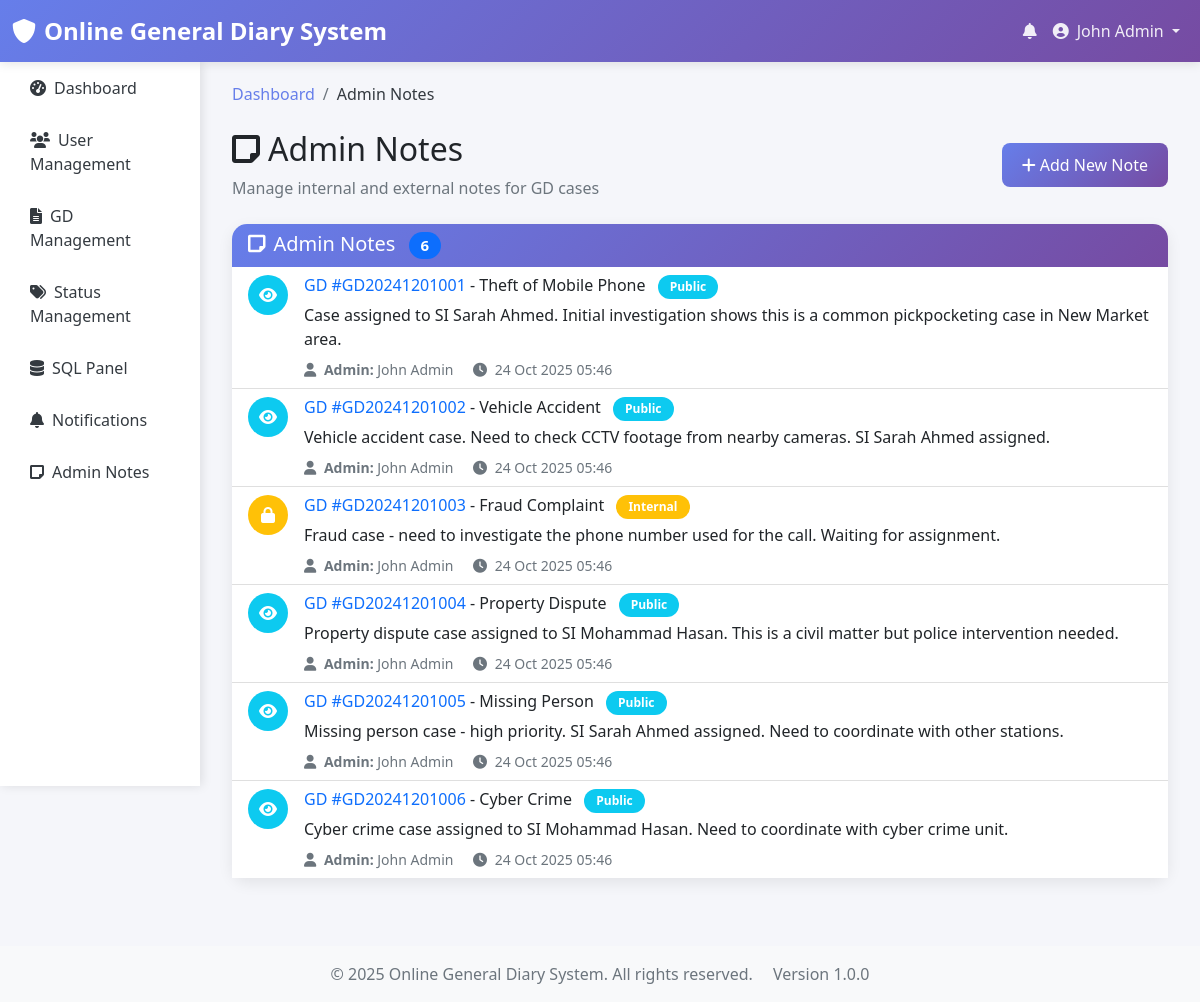
The app's page /admin/admin_notes.php (signed in) with its own data.
### tables this page shows
CREATE TABLE IF NOT EXISTS users (
    user_id INT AUTO_INCREMENT PRIMARY KEY,
    f_name VARCHAR(50) NOT NULL,
    l_name VARCHAR(50) NOT NULL,
    email VARCHAR(100) UNIQUE NOT NULL,
    password VARCHAR(255) NOT NULL,
    phone VARCHAR(20),
    nid VARCHAR(20) UNIQUE,
    address TEXT,
    role ENUM('admin', 'si', 'user') NOT NULL DEFAULT 'user',
    is_active BOOLEAN DEFAULT TRUE,
    created_at TIMESTAMP DEFAULT CURRENT_TIMESTAMP,
    updated_at TIMESTAMP DEFAULT CURRENT_TIMESTAMP ON UPDATE CURRENT_TIMESTAMP,
    INDEX idx_email (email),
    INDEX idx_role (role),
    INDEX idx_nid (nid)
);

CREATE TABLE IF NOT EXISTS admin_notes (
    note_id INT AUTO_INCREMENT PRIMARY KEY,
    gd_id INT NOT NULL,
    admin_id INT NOT NULL,
    note_text TEXT NOT NULL,
    is_internal BOOLEAN DEFAULT FALSE,  
    created_at TIMESTAMP DEFAULT CURRENT_TIMESTAMP,
    updated_at TIMESTAMP DEFAULT CURRENT_TIMESTAMP ON UPDATE CURRENT_TIMESTAMP,
    FOREIGN KEY (gd_id) REFERENCES gds(gd_id) ON DELETE CASCADE,
    FOREIGN KEY (admin_id) REFERENCES users(user_id) ON DELETE CASCADE,
    INDEX idx_gd_id (gd_id),
    INDEX idx_admin_id (admin_id),
    INDEX idx_created_at (created_at)
);

CREATE TABLE IF NOT EXISTS gds (
    gd_id INT AUTO_INCREMENT PRIMARY KEY,
    gd_number VARCHAR(20) UNIQUE NOT NULL,
    user_id INT NOT NULL,
    status_id INT NOT NULL,
    assigned_si_id INT NULL,  
    subject VARCHAR(200) NOT NULL,
    description TEXT NOT NULL,
    incident_date DATE NOT NULL,
    incident_time TIME NOT NULL,
    location VARCHAR(200) NOT NULL,
    created_at TIMESTAMP DEFAULT CURRENT_TIMESTAMP,
    updated_at TIMESTAMP DEFAULT CURRENT_TIMESTAMP ON UPDATE CURRENT_TIMESTAMP,
    FOREIGN KEY (user_id) REFERENCES users(user_id) ON DELETE CASCADE,
    FOREIGN KEY (status_id) REFERENCES gd_statuses(status_id) ON DELETE RESTRICT,
    FOREIGN KEY (assigned_si_id) REFERENCES users(user_id) ON DELETE SET NULL,
    INDEX idx_gd_number (gd_number),
    INDEX idx_user_id (user_id),
    INDEX idx_status_id (status_id),
    INDEX idx_assigned_si_id (assigned_si_id),
    INDEX idx_incident_date (incident_date),
    INDEX idx_created_at (created_at)
);

### includes/auth.php (called while the page is built, shortened)
<?php
$projectRoot = dirname(__DIR__);
require_once $projectRoot . '/config/config.php';
require_once $projectRoot . '/config/db.php';
function isLoggedIn() {
    return isset($_SESSION['user_id']) && !empty($_SESSION['user_id']);
}
function getCurrentUser() {
    $sql = "SELECT * FROM users WHERE user_id = ? AND is_active = 1";
    return fetchRow($sql, [$_SESSION['user_id']]);
}

### config/db.php (called while the page is built, shortened)
<?php
class Database {
    private $host = 'localhost';
    private $db_name = 'online_gd_system';
    private $username = 'root';
    private $password = '';
    private $charset = 'utf8mb4';
    public function getConnection() {
        $this->pdo = null;
        try {
            $dsn = "mysql:host=" . $this->host . ";dbname=" . $this->db_name . ";charset=" . $this->charset;
            $options = [
                PDO::ATTR_ERRMODE            => PDO::ERRMODE_EXCEPTION,
                PDO::ATTR_DEFAULT_FETCH_MODE => PDO::FETCH_ASSOC,
                PDO::ATTR_EMULATE_PREPARES   => false,
                PDO::MYSQL_ATTR_INIT_COMMAND => "SET NAMES utf8mb4"
            ];
            $this->pdo = new PDO($dsn, $this->username, $this->password, $options);
        } catch(PDOException $exception) {
            error_log("Database connection error: " . $exception->getMessage());
            die("Database connection failed. Please check your configuration.");
        }
        return $this->pdo;
        return $this->pdo;
    }
}
$database = new Database();
$pdo = $database->getConnection();
function executeQuery($sql, $params = []) {
    global $pdo;
    try {
        $stmt = $pdo->prepare($sql);
        $stmt->execute($params);
        return $stmt;
    } catch(PDOException $e) {
        error_log("Query execution error: " . $e->getMessage());
        return false;
    }
}
function fetchRow($sql, $params = []) {
    $stmt = executeQuery($sql, $params);
    return $stmt ? $stmt->fetch() : false;
}
function fetchAll($sql, $params = []) {
    $stmt = executeQuery($sql, $params);
    return $stmt ? $stmt->fetchAll() : false;
}

### config/config.php (called while the page is built, shortened)
<?php
function formatDateTime($datetime, $format = 'd M Y H:i') {
    return date($format, strtotime($datetime));
}

### admin/admin_notes.php (the view, shortened to what this page needs)
<?php
require_once '../config/config.php';
require_once '../includes/auth.php';
$sql = "SELECT an.*, u.f_name, u.l_name, g.gd_number, g.subject
        FROM admin_notes an
        LEFT JOIN users u ON an.admin_id = u.user_id
        LEFT JOIN gds g ON an.gd_id = g.gd_id
        ORDER BY an.created_at DESC
        LIMIT 100";
$notes = fetchAll($sql);
?>
<?php include '../header.php'; ?>
<nav aria-label="breadcrumb" class="mb-4">
    <ol class="breadcrumb">
        <li class="breadcrumb-item"><a href="dashboard.php">Dashboard</a></li>
        <li class="breadcrumb-item active" aria-current="page">Admin Notes</li>
    </ol>
</nav>
<div class="row mb-4">
    <div class="col-12">
        <div class="d-flex justify-content-between align-items-center">
            <div>
                <h2><i class="fas fa-sticky-note me-2"></i>Admin Notes</h2>
                <p class="text-muted mb-0">Manage internal and external notes for GD cases</p>
            </div>
            <div>
                <button type="button" class="btn btn-primary" data-bs-toggle="modal" data-bs-target="#createNoteModal">
                    <i class="fas fa-plus me-1"></i>Add New Note
                </button>
            </div>
        </div>
    </div>
</div>
<div class="card">
    <div class="card-header">
        <h5 class="mb-0">
            <i class="fas fa-sticky-note me-2"></i>Admin Notes
            <span class="badge bg-primary ms-2"><?php echo count($notes); ?></span>
        </h5>
    </div>
    <div class="card-body p-0">
        <?php if (!empty($notes)): ?>
            <div class="list-group list-group-flush">
                <?php foreach ($notes as $note): ?>
                    <div class="list-group-item">
                        <div class="d-flex align-items-start">
                            <div class="flex-shrink-0 me-3">
                                <div class="bg-<?php echo $note['is_internal'] ? 'warning' : 'info'; ?> rounded-circle d-flex align-items-center justify-content-center" style="width: 40px; height: 40px;">
                                    <i class="fas fa-<?php echo $note['is_internal'] ? 'lock' : 'eye'; ?> text-white"></i>
                                </div>
                            </div>
                            <div class="flex-grow-1">
                                <div class="d-flex justify-content-between align-items-start">
                                    <div>
                                        <h6 class="mb-1">
                                            <?php if ($note['gd_id']): ?>
                                                <a href="gd_details.php?id=<?php echo $note['gd_id']; ?>" class="text-decoration-none">
                                                    GD #<?php echo htmlspecialchars($note['gd_number']); ?>
                                                </a>
                                                - <?php echo htmlspecialchars($note['subject']); ?>
                                            <?php else: ?>
                                                General Note
                                            <?php endif; ?>
                                            <?php if ($note['is_internal']): ?>
                                                <span class="badge bg-warning ms-2">Internal</span>
                                            <?php else: ?>
                                                <span class="badge bg-info ms-2">Public</span>
                                            <?php endif; ?>
                                        </h6>
                                        <div class="mb-2">
                                            <?php echo nl2br(htmlspecialchars($note['note_text'])); ?>
                                        </div>
                                        <div class="text-muted small">
                                            <i class="fas fa-user me-1"></i>
                                            <strong>Admin:</strong> <?php echo htmlspecialchars($note['f_name'] . ' ' . $note['l_name']); ?>
                                            <span class="ms-3">
                                                <i class="fas fa-clock me-1"></i>
                                                <?php echo formatDateTime($note['created_at']); ?>
                                            </span>
                                        </div>
                                    </div>
                                </div>
                            </div>
                        </div>
                    </div>
                <?php endforeach; ?>
            </div>
        <?php endif; ?>
    </div>
</div>
<?php include '../footer.php'; ?>

### header.php (shortened to what this page needs)
<?php
$currentUser = getCurrentUser();
?>
<!DOCTYPE html>
<html lang="en">
<head>
    <link href="https://cdn.jsdelivr.net/npm/bootstrap@5.1.3/dist/css/bootstrap.min.css" rel="stylesheet">
    <link href="https://cdnjs.cloudflare.com/ajax/libs/font-awesome/6.0.0/css/all.min.css" rel="stylesheet">
</head>
<body>
    <nav class="navbar navbar-expand-lg navbar-dark">
        <div class="container-fluid">
            <a class="navbar-brand" href="<?php echo APP_URL; ?>">
                <i class="fas fa-shield-alt me-2"></i><?php echo APP_NAME; ?>
            </a>
            <div class="collapse navbar-collapse" id="navbarNav">
                <ul class="navbar-nav ms-auto">
                    <?php if ($currentUser): ?>
                        <li class="nav-item dropdown">
                            <a class="nav-link position-relative" href="#" id="notificationDropdown" role="button" data-bs-toggle="dropdown">
                                <i class="fas fa-bell"></i>
                            </a>
                        </li>
                        <li class="nav-item dropdown">
                            <a class="nav-link dropdown-toggle" href="#" id="userDropdown" role="button" data-bs-toggle="dropdown">
                                <i class="fas fa-user-circle me-2"></i><?php echo htmlspecialchars($currentUser['f_name'] . ' ' . $currentUser['l_name']); ?>
                            </a>
                        </li>
                    <?php endif; ?>
                </ul>
            </div>
        </div>
    </nav>
    <div class="container-fluid">
        <div class="row">
            <?php if ($currentUser): ?>
                <div class="col-md-3 col-lg-2 p-0">
                    <div class="sidebar">
                        <nav class="nav flex-column">
                            <?php
                            $currentRole = $currentUser['role'];
                            $currentPage = basename($_SERVER['PHP_SELF'], '.php');
                            $menuItems = [];
                            if ($currentRole === 'admin') {
                                $menuItems = [
                                    ['dashboard.php', 'fas fa-tachometer-alt', 'Dashboard'],
                                    ['users.php', 'fas fa-users', 'User Management'],
                                    ['gd_management.php', 'fas fa-file-alt', 'GD Management'],
                                    ['status_management.php', 'fas fa-tags', 'Status Management'],
                                    ['sql_panel.php', 'fas fa-database', 'SQL Panel'],
                                    ['notifications.php', 'fas fa-bell', 'Notifications'],
                                    ['admin_notes.php', 'fas fa-sticky-note', 'Admin Notes']
                                ];
                            } elseif ($currentRole === 'si') {
                                $menuItems = [
                                    ['dashboard.php', 'fas fa-tachometer-alt', 'Dashboard'],
                                    ['assigned_gds.php', 'fas fa-tasks', 'Assigned GDs'],
                                    ['notifications.php', 'fas fa-bell', 'Notifications']
                                ];
                            }
                            foreach ($menuItems as $item):
                                $isActive = ($item[0] === $currentPage) ? 'active' : '';
                            ?>
                                <a class="nav-link <?php echo $isActive; ?>" href="<?php echo APP_URL; ?>/<?php echo $currentRole; ?>/<?php echo $item[0]; ?>">
                                    <i class="<?php echo $item[1]; ?> me-2"></i><?php echo $item[2]; ?>
                                </a>
                            <?php endforeach; ?>
                        </nav>
                    </div>
                </div>
                <div class="col-md-9 col-lg-10">
                    <div class="main-content">
            <?php else: ?>
                <div class="col-12">
                    <div class="main-content">
            <?php endif; ?>

### footer.php (shortened to what this page needs)
                    </div>
                </div>
            </div>
        </div>
    <footer class="bg-light text-center text-muted py-3 mt-5">
        <div class="container">
            <p class="mb-0">
                &copy; <?php echo date('Y'); ?> <?php echo APP_NAME; ?>. All rights reserved.
                <span class="ms-3">Version <?php echo APP_VERSION; ?></span>
            </p>
        </div>
    </footer>
</body>
</html>

### header.php (style rules this page uses)
:root { --primary-color: #667eea; --secondary-color: #764ba2; --success-color: #28a745; --danger-color: #dc3545; --warning-color: #ffc107; --info-color: #17a2b8; --light-color: #f8f9fa; --dark-color: #343a40; }
body { font-family: 'Segoe UI', Tahoma, Geneva, Verdana, sans-serif; background-color: #f5f6fa; }
.navbar { background: linear-gradient(135deg, var(--primary-color) 0%, var(--secondary-color) 100%); box-shadow: 0 2px 10px rgba(0,0,0,0.1); }
.navbar-brand { font-weight: 700; font-size: 1.5rem; }
.navbar-nav .nav-link { color: rgba(255,255,255,0.9) !important; font-weight: 500; transition: all 0.3s ease; }
.sidebar { background: white; box-shadow: 2px 0 10px rgba(0,0,0,0.1); min-height: calc(100vh - 76px); }
.sidebar .nav-link { color: var(--dark-color); padding: 12px 20px; border-radius: 8px; margin: 2px 10px; transition: all 0.3s ease; }
.main-content { padding: 20px; }
.card { border: none; border-radius: 15px; box-shadow: 0 5px 15px rgba(0,0,0,0.08); transition: all 0.3s ease; }
.card-header { background: linear-gradient(135deg, var(--primary-color) 0%, var(--secondary-color) 100%); color: white; border-radius: 15px 15px 0 0 !important; border: none; }
.btn-primary { background: linear-gradient(135deg, var(--primary-color) 0%, var(--secondary-color) 100%); border: none; border-radius: 8px; padding: 10px 20px; transition: all 0.3s ease; }
.badge { border-radius: 20px; padding: 6px 12px; }
.breadcrumb { background: none; padding: 0; }
.breadcrumb-item a { color: var(--primary-color); text-decoration: none; }
.breadcrumb-item.active { color: var(--dark-color); }

### records on screen
users: f_name+l_name "John Admin"
admin_notes: is_internal 0 (drawn), gd.gd_number "GD20241201001", gd.subject "Theft of Mobile Phone", note_text "Case assigned to SI Sarah Ahmed. Initial investigation shows this is a common pickpocketing case in New Market area.", admin.l_name "John Admin", created_at "24 Oct 2025 05:46"
admin_notes: is_internal 0 (drawn), gd.gd_number "GD20241201002", gd.subject "Vehicle Accident", note_text "Vehicle accident case. Need to check CCTV footage from nearby cameras. SI Sarah Ahmed assigned.", admin.l_name "John Admin", created_at "24 Oct 2025 05:46"
admin_notes: is_internal 1 (drawn), gd.gd_number "GD20241201003", gd.subject "Fraud Complaint", note_text "Fraud case - need to investigate the phone number used for the call. Waiting for assignment.", admin.l_name "John Admin", created_at "24 Oct 2025 05:46"
admin_notes: is_internal 0 (drawn), gd.gd_number "GD20241201004", gd.subject "Property Dispute", note_text "Property dispute case assigned to SI Mohammad Hasan. This is a civil matter but police intervention needed.", admin.l_name "John Admin", created_at "24 Oct 2025 05:46"
admin_notes: is_internal 0 (drawn), gd.gd_number "GD20241201005", gd.subject "Missing Person", note_text "Missing person case - high priority. SI Sarah Ahmed assigned. Need to coordinate with other stations.", admin.l_name "John Admin", created_at "24 Oct 2025 05:46"
admin_notes: is_internal 0 (drawn), gd.gd_number "GD20241201006", gd.subject "Cyber Crime", note_text "Cyber crime case assigned to SI Mohammad Hasan. Need to coordinate with cyber crime unit.", admin.l_name "John Admin", created_at "24 Oct 2025 05:46"

### other values on screen
APP_NAME "Online General Diary System"
$item[2] "Dashboard"
$item[2] "User Management"
$item[2] "GD Management"
$item[2] "Status Management"
$item[2] "SQL Panel"
$item[2] "Notifications"
$item[2] "Admin Notes"
count($notes) "6"
APP_VERSION "1.0.0"
